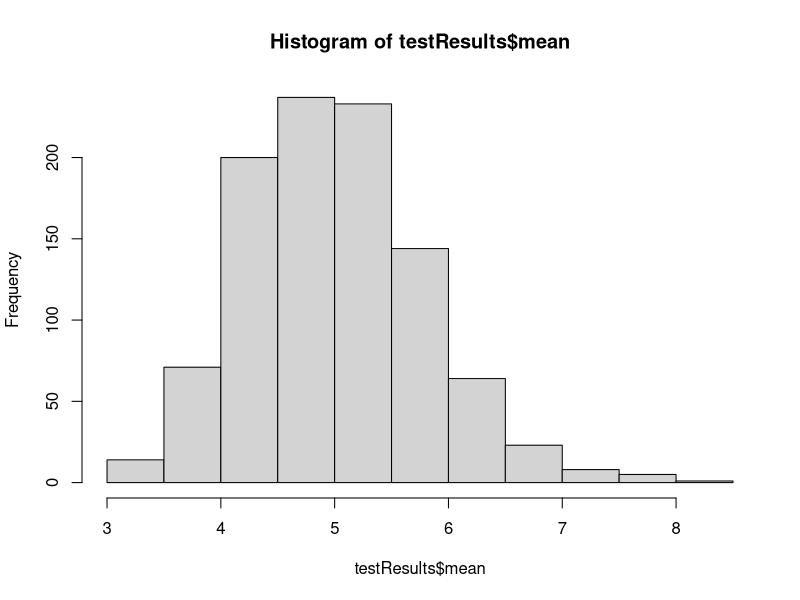

Write R code to recreate this figure.
## ---- chunk 1
lambda = 0.2
n = 40
simulations = 1000

simulatedData <- matrix(0,nrow=simulations,ncol=n)

testResults <- data.frame(mean = numeric(0), sd = numeric(0), lowerCI = numeric(0), upperCI = numeric(0), coverageTest = numeric(0))

## ---- chunk 2
for (i in 1:simulations) 
{
        simulatedData[i,] <- rexp(n,lambda)
        testResults[i,1] <- mean(simulatedData[i,])
        testResults[i,2] <- sd(simulatedData[i, ])
        testResults[i,3] <- testResults$mean[i] - 1 * qnorm(.975) * testResults$sd[i] / sqrt(n)
        testResults[i,4] <- testResults$mean[i] + 1 * qnorm(.975) * testResults$sd[i] / sqrt(n)
        testResults[i,5] <- testResults$lowerCI[i] < (1/lambda) & (1/lambda) < testResults$upperCI[i]
        
}
## ---- chunk 3
mean(testResults$mean)
## ---- chunk 4
(1/lambda)
## ---- chunk 5
median(testResults$mean)
## ---- chunk 6
sd(testResults$mean)^2
## ---- chunk 7
(1/lambda)^2/(n)
## ---- chunk 8
hist(testResults$mean)
## ---- chunk 9
length(testResults$coverageTest[testResults$coverageTest==1]) / simulations
